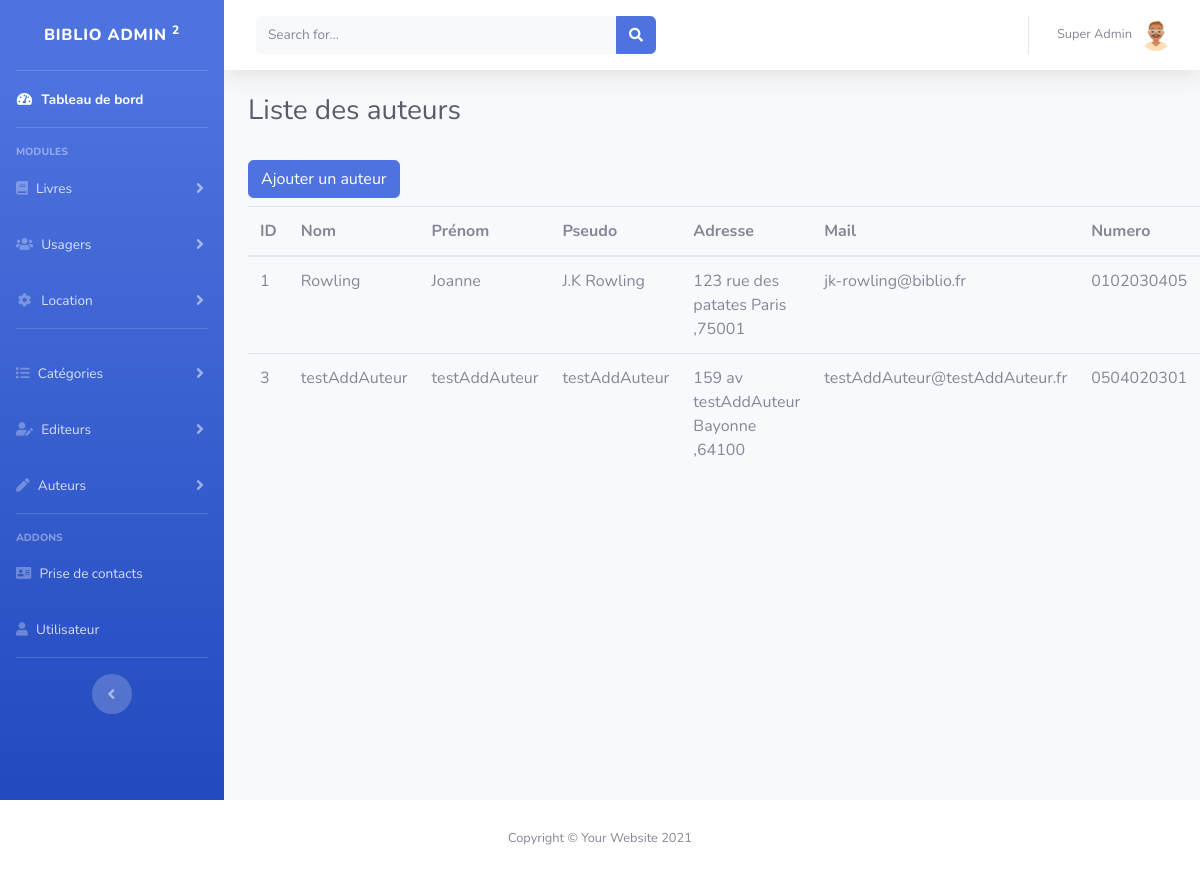
Screenshot of /admin/auteur/index.php (signed in) with the database file from the repository.
### tables this page shows
CREATE TABLE IF NOT EXISTS `auteur` (
  `id` int(11) NOT NULL AUTO_INCREMENT,
  `nom` varchar(255) NOT NULL,
  `prenom` varchar(255) NOT NULL,
  `nom_de_plume` varchar(255) NOT NULL,
  `adresse` varchar(255) NOT NULL,
  `ville` varchar(255) NOT NULL,
  `code_postal` varchar(5) NOT NULL,
  `mail` varchar(255) NOT NULL,
  `numero` varchar(10) NOT NULL,
  `photo` varchar(255) NOT NULL,
  PRIMARY KEY (`id`)
);

### admin/auteur/index.php (the view, shortened to what this page needs)
<?php
    include '../config/bdd.php';
    $sql = 'SELECT * FROM auteur';
    $req = $bdd->query($sql);
    $auteurs = $req->fetchAll(PDO::FETCH_ASSOC);
?>
<!DOCTYPE html>
<html lang="fr">
<head>
    <link href="<?= URL_ADMIN ?>vendor/fontawesome-free/css/all.min.css" rel="stylesheet" type="text/css">
    <link href="http://localhost/biblio/admin/css/sb-admin-2.min.css" rel="stylesheet">
</head>
<body id="page-top">
    <div id="wrapper">
        <?php
            include '../includes/sidebar.php';
        ?>
        <div id="content-wrapper" class="d-flex flex-column">
            <?php
                    include '../includes/topbar.php';
            ?>
                <div class="container-fluid">
                    <div class="d-sm-flex align-items-center justify-content-between mb-4">
                        <h1 class="h3 mb-0 text-gray-800">Liste des auteurs</h1>
                    </div>
                    <a href="add.php" class="btn btn-primary my-2">Ajouter un auteur</a>
                    <table class="table">
                        <thead>
                            <tr>
                                <th scope="col">ID</th>
                                <th scope="col">Nom</th>
                                <th scope="col">Prénom</th>
                                <th scope="col">Pseudo</th>
                                <th scope="col">Adresse</th>
                                <th scope="col">Mail</th>
                                <th scope="col">Numero</th>
                            </tr>
                        </thead>
                        <tbody>
                            <?php foreach ($auteurs as $auteur) : ?>
                                <tr>
                                    <td><?= $auteur['id'] ?></td>
                                    <td><?= $auteur['nom'] ?></td>
                                    <td><?= $auteur['prenom'] ?></td>
                                    <td><?= $auteur['nom_de_plume'] ?></td>
                                    <td><?= $auteur['adresse'] . ' ' .  $auteur['ville'] . ' ,' . $auteur['code_postal']?></td>
                                    <td><?= $auteur['mail'] ?></td>
                                    <td><?= $auteur['numero'] ?></td>
                                </tr>
                            <?php endforeach; ?>
                        </tbody>
                        </table>
                </div>
            </div>
            <?php
                include '../includes/footer.php';
            ?>
</body>
</html>

### rows the page displays
auteur: id "1", nom "Rowling", prenom "Joanne", nom_de_plume "J.K Rowling", adresse "123 rue des patates", ville "Paris", code_postal "75001", mail "jk-rowling@biblio.fr", numero "0102030405"
auteur: id "3", nom "testAddAuteur", prenom "testAddAuteur", nom_de_plume "testAddAuteur", adresse "159 av testAddAuteur", ville "Bayonne", code_postal "64100", mail "testAddAuteur@testAddAuteur.fr", numero "0504020301"

### other values shown
$_SESSION['user']['nom'] "Super"
$_SESSION['user']['prenom'] "Admin"
